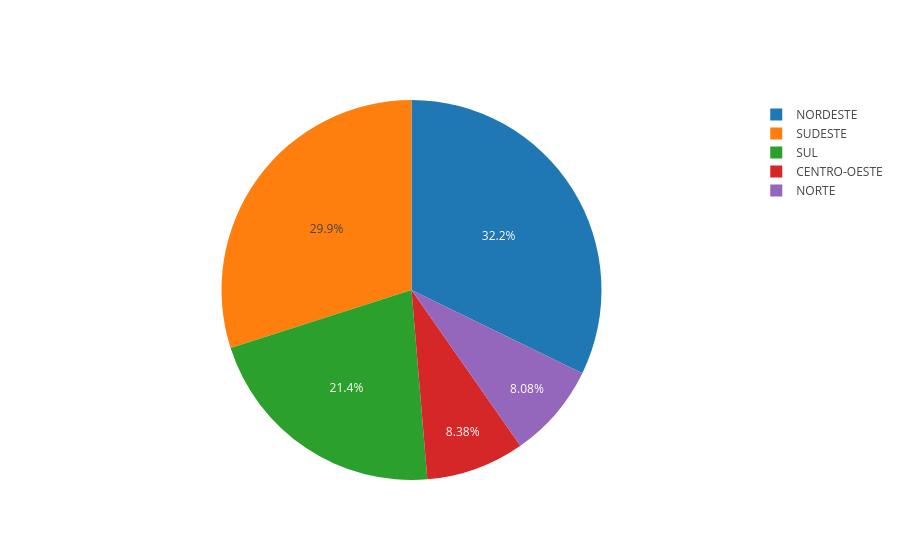

Notebook source saved alongside this figure:
### Markdown cell above
Em `labels` colocamos os nomes das regiões, e em `values` colocamos os valores:

### Code cell
pie_chart = go.Pie(labels=igm['regiao'].value_counts().index, values=igm['regiao'].value_counts())
plotly.iplot([pie_chart])

### Figure 1 — Plotly figure (JSON) as saved in the notebook; plotly's stock layout.template omitted (floating-point values rounded to 4 significant figures)
{"data": [{"labels": ["NORDESTE", "SUDESTE", "SUL", "CENTRO-OESTE", "NORTE"], "type": "pie", "uid": "f7ef363f-a48d-4a87-a4dc-7c18e5f70ac0", "values": [1794, 1668, 1191, 467, 450]}], "layout": {}}
